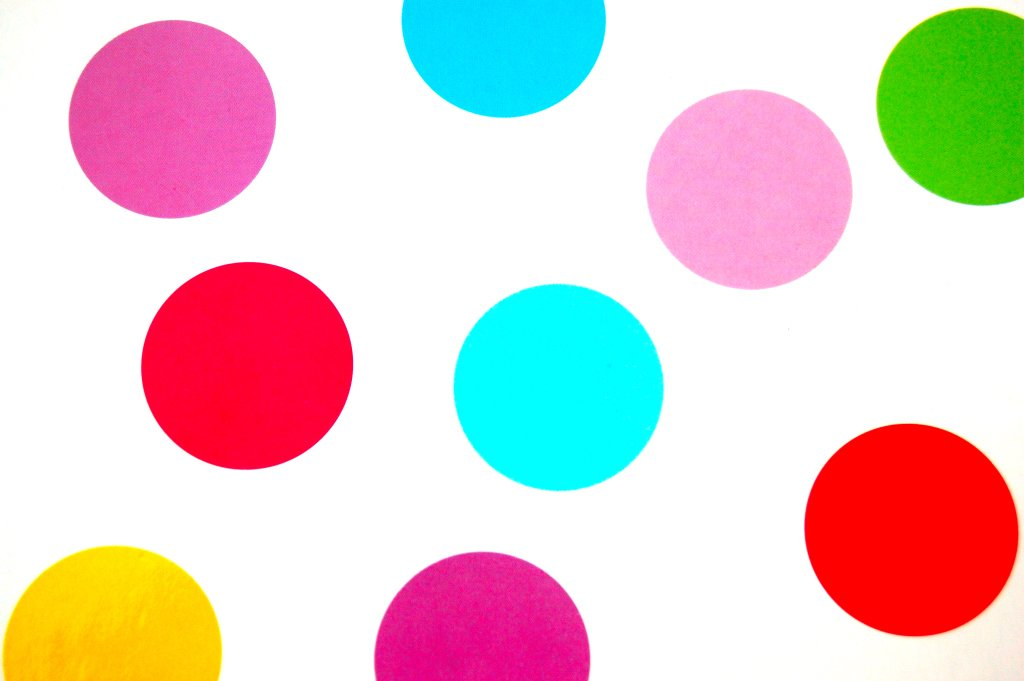
#> input picture ddd.JPG, 1024 x 681 px, found by its file name
$ python redCircle.py   (older library calls are emulated)
#> lines starting #> are read from the running program, lines starting #| are printed output that depends on the picture; after the words box and inside, x2 and y2 are one past the last pixel; in counts of white or black regions, pixels touching at a corner belong together
import cv2
import numpy as np

img = cv2.imread("DDD.JPG")
#> img is the input picture: shape (681, 1024, 3); mean B, G, R 204.2, 204.7, 226.5
img = cv2.cvtColor(img, cv2.COLOR_BGR2HSV)
#> img: shape (681, 1024, 3); mean H, S, V 45.9, 83, 251

lower_red = np.array([0,50,50])
upper_red = np.array([10,255,255])
mask0 = cv2.inRange(img, lower_red, upper_red)
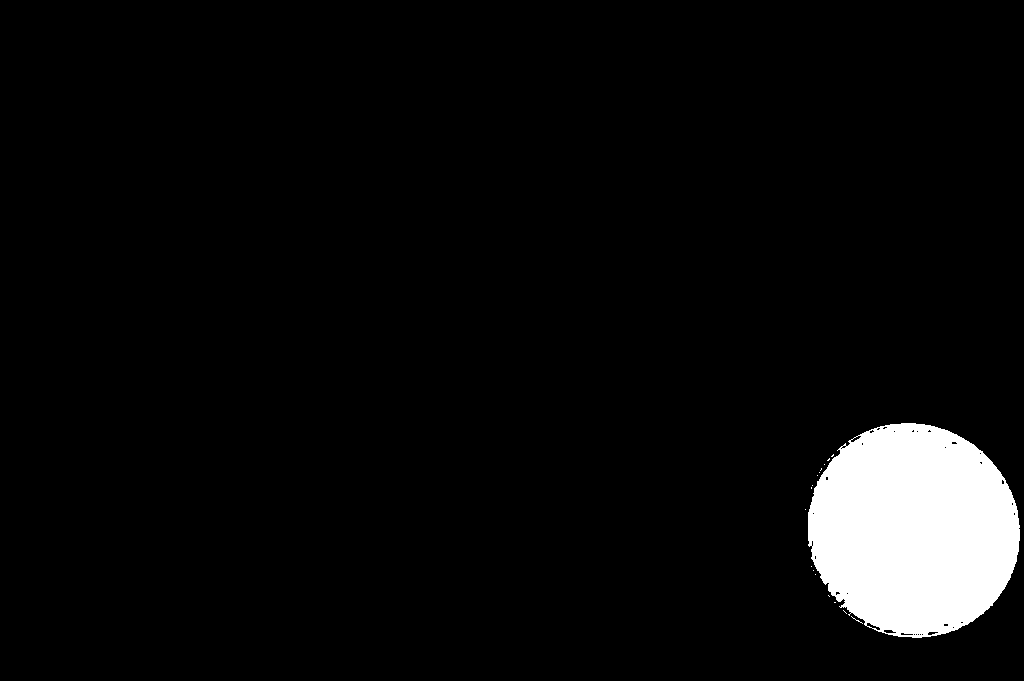
#> mask0: shape (681, 1024); 5.1% white; 17 white regions (16 under 20 px), largest, box (x1, y1, x2, y2) and area: (808, 423, 1020, 638) 35368
#cv2.imshow("Mask0",mask0)

lower_red = np.array([170,50,50])
upper_red = np.array([180,255,255])
mask1 = cv2.inRange(img, lower_red, upper_red)
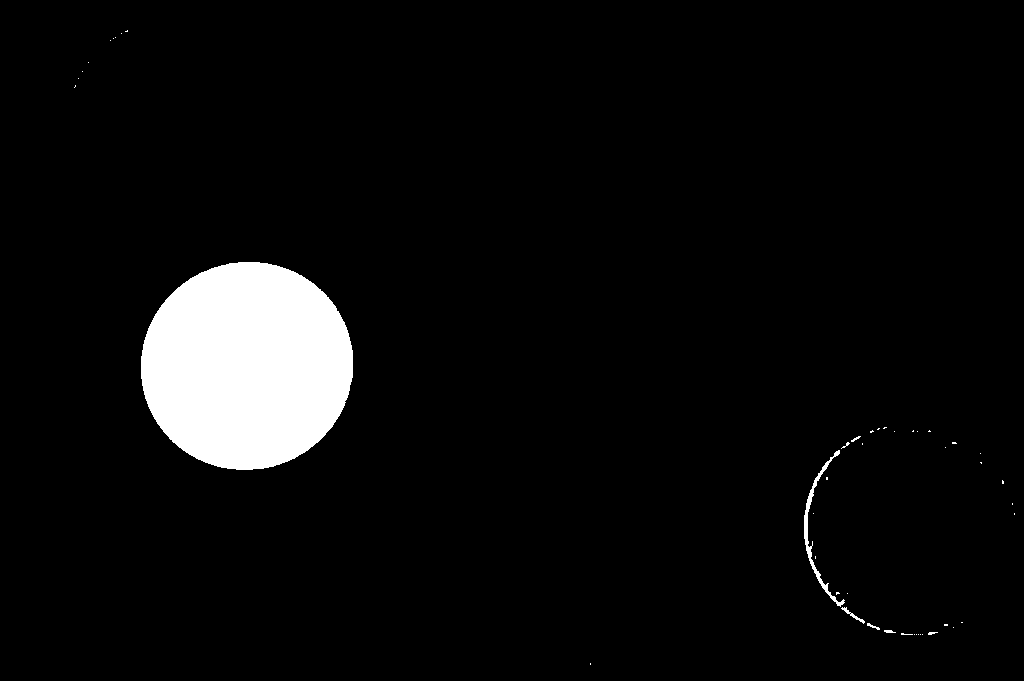
#> mask1: shape (681, 1024); 5.1% white; 47 white regions (40 under 20 px), largest, box (x1, y1, x2, y2) and area: (141, 262, 353, 470) 34758, (804, 450, 845, 607) 661, (841, 607, 865, 624) 78
#cv2.imshow("Mask1",mask1)

mask = mask0+mask1
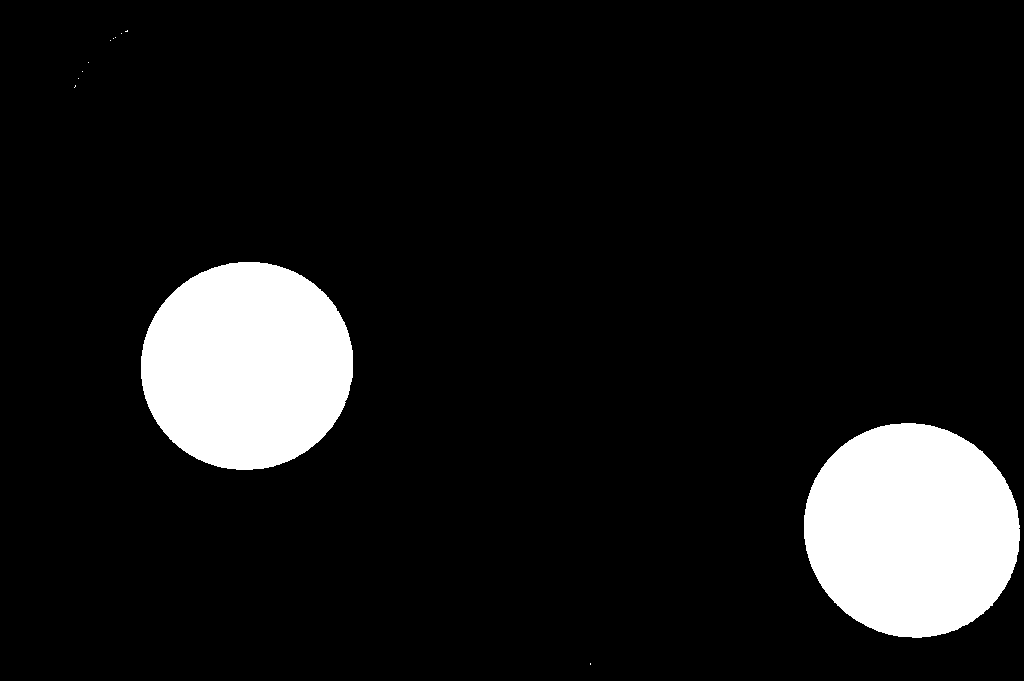
#> mask: shape (681, 1024); 10.2% white; 12 white regions (10 under 20 px)
#cv2.imshow("Mask1",mask)

_,cnts,_ = cv2.findContours(mask, cv2.RETR_LIST, cv2.CHAIN_APPROX_SIMPLE)
#> cnts = 12 contours, 10 with area under 20; largest, box (x1, y1, x2, y2) and area: (804, 423, 1020, 638) 36067, (141, 262, 353, 470) 34458
#print(cnts)

# area1 and area2 are the range of contour area, change accordingly
area1 = 100
area2 = 2000000
totalDots = []

# Count the total number of contours
for cnt in cnts:
    if area1 < cv2.contourArea(cnt) < area2:
        totalDots.append(cnt)
#> this loop made 12 passes
#> cnt on passes 1, 4, 5, 6, 7, 8, 9, 10, 11, 12: [[590, 663], [590, 664]], [[75, 85], [75, 86], [74, 87], [75, 86]], [[78, 78]], [[82, 71]], [[88, 62]], [[110, 40]], [[113, 38]], [[115, 37]], [[121, 33]], [[127, 30], [126, 31], [125, 31], [127, 31]]
#> after the loop, totalDots = 2 contours; box (x1, y1, x2, y2) and area: (804, 423, 1020, 638) 36067, (141, 262, 353, 470) 34458

text = "Total number of dots are: {}".format(len(totalDots))
#> text = 'Total number of dots are: 2'
cv2.putText(mask, text, (50, 20),  cv2.FONT_HERSHEY_SIMPLEX, 0.7, (200, 255, 255), 2)
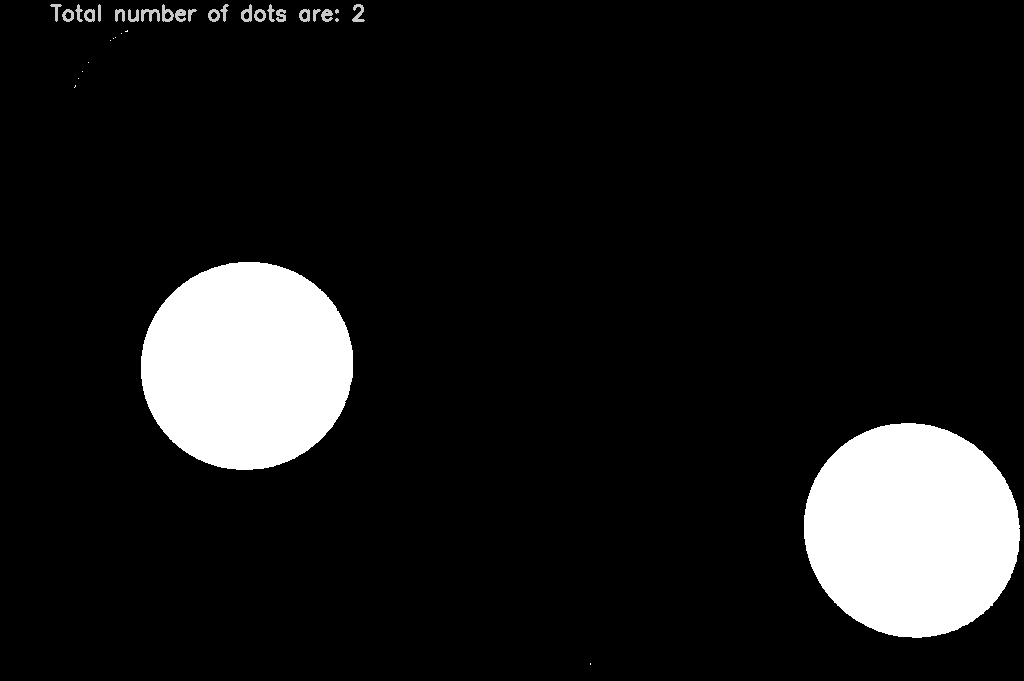
#> mask: shape (681, 1024); 0.27% of pixels changed, all inside (x1, y1, x2, y2) = (50, 4, 365, 22)
cv2.imshow("Mask",mask)
print("Total number of dots are:{}".format(len(totalDots)))
#| Total number of dots are:2
